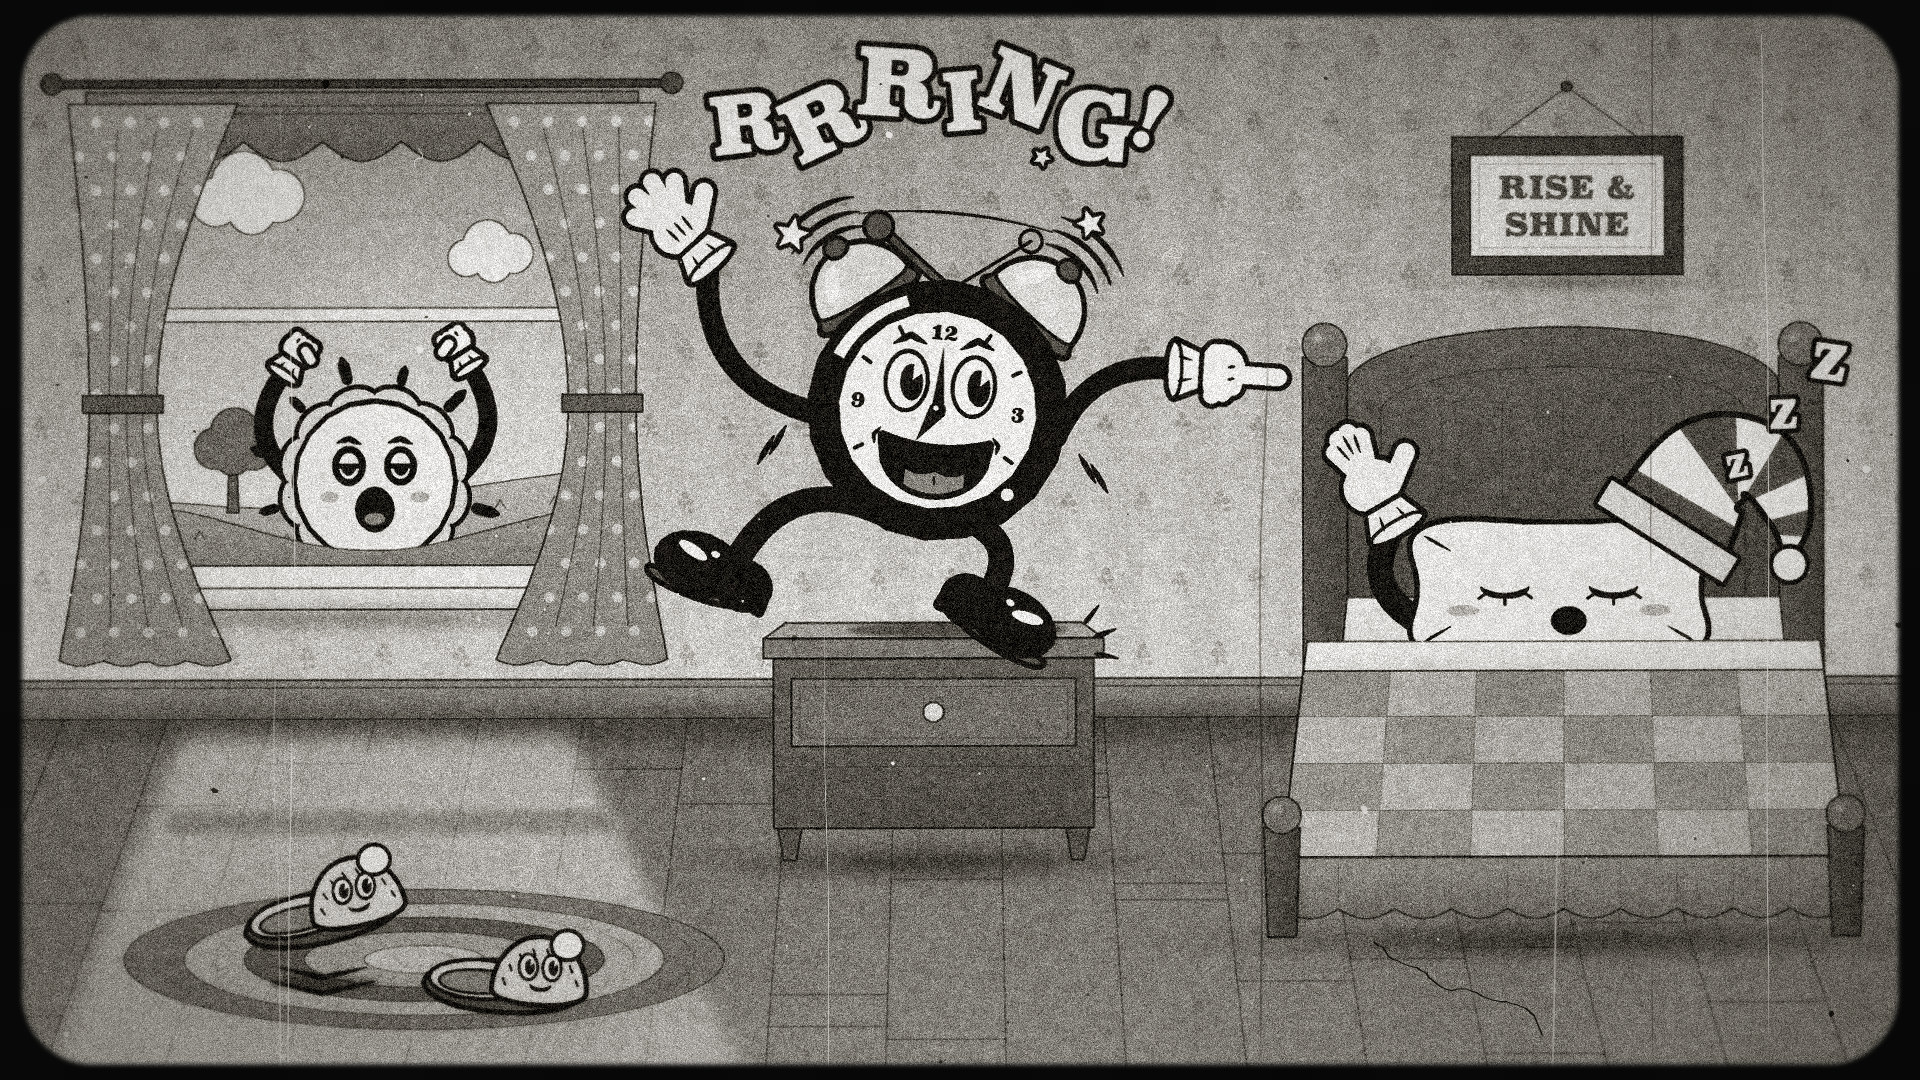

Write Python code to recreate this figure.
"""Example (1930s black-and-white rubber-hose cartoon): Seven O'Clock / 早晨的闹钟 — a frame from an old cartoon
short, printed on worn film. Seven o'clock in a little bedroom: the twin-bell alarm clock has leapt up on the
nightstand to ring, one shoe on tiptoe and one kicked out, waving a white glove and pointing at the bed; the
striker smears between the bells and "RRRING!" bounces overhead. In the bed a pillow in a striped night-cap snores
on and holds up a glove -- five more minutes. The sun, yawning, stretches its arms over the hills outside the
window, and a pair of slippers on the braided rug is already dancing. Grey gouache background, inked and painted
cels, pie-cut eyes, rubber-hose limbs; then lens softness, grain, gate weave, a rounded gate, scratches, dust and
a hair in the gate. No image model.
python3 rubberhose_morning.py [out.png] [--stages DIR]
"""
import os, sys
sys.path.insert(0, os.path.join(os.path.dirname(os.path.abspath(__file__)), '..', 'lib'))
import numpy as np
from rubberhose import RubberHose, ellipse_pts, WHITE, LIGHT, BLACK

out = sys.argv[1] if len(sys.argv) > 1 and not sys.argv[1].startswith('--') else 'rubberhose_morning.png'
stages = sys.argv[sys.argv.index('--stages') + 1] if '--stages' in sys.argv else None

rh = RubberHose(1920, 1080, seed=11)

# ---- background: painted once on board, in grey gouache
FLOOR = 720
rh.wall(FLOOR)
rh.floor(FLOOR)
win = rh.window(120, 110, 600, 590, valley=372, horizon=528)
rh.valance(84, 636, 92, 146)
rh.curtain(66, 236, 104, 660, 404, 'left')
rh.curtain(484, 654, 104, 660, 404, 'right')
beam = [(178, 736), (566, 736), (742, 1080), (40, 1080)]           # the sunbeam through the window
rh.light(beam, 0.45, 9)
rh.light([(170, 812), (600, 812), (612, 834), (160, 834)], -0.2, 4)  # shadow of the sash rail across it
rh.rug(420, 960, 300, 70)
stand_top = rh.nightstand(770, 1090, 640, 830, 862)
bed = rh.bed(1300, 1820, 330, 600, 860, 940)
rh.sampler(1450, 140, 1680, 278, ['RISE &', 'SHINE'])
rh.stage('layout', view='layout')
rh.stage('background', view='background')

# ---- the actors, roughed out in pencil (back to front)
rh.sun(372, 482, 78, clip='window',
       arms=[dict(side=-1, at=(282, 372), bend=-30, pose='fist'), dict(side=1, at=(466, 366), bend=30, pose='fist')])

rh.pillow(1556, 592, 320, 146, tilt=0.0, clip='bed',
          arm=dict(at=(1392, 528), bend=-26, pose='palm', angle=-2.1, flip=-1))

clock = rh.alarm_clock(
    935, 412, 125, tilt=0.1, look=(0.75, -0.15), time=(7, 0),
    legs=[dict(side=1, at=(990, 590), bend=-18, facing=1, tilt=0.55),
          dict(side=-1, at=(735, 560), bend=34, facing=-1, tilt=-0.35)],
    arms=[dict(side=-1, at=(706, 262), bend=-40, pose='open', angle=-2.3),
          dict(side=1, at=(1176, 372), bend=-26, pose='point', angle=0.05)])

rh.slipper(318, 908, 118, facing=1, tilt=-0.22)
rh.slipper(500, 978, 118, facing=1, tilt=0.06)
rh.stage('pencil')
rh.ink()
rh.stage('ink')
rh.paint()
rh.stage('paint')

# ---- effects: shake, ring, snore, hop
for bc, a in rh.bells:
    out_ang = -np.pi / 2 + a + 0.1
    rh.vibration(bc[0], bc[1], 125 * 0.42, out_ang - 0.55, out_ang + 0.55, n=3, gap=15)
for sgn in (-1, 1):
    p = clock.p(1.18 * sgn, 0.42)
    for k in range(2):
        rh.stroke([(p[0] + sgn * 12 * k, p[1] - 22 + 10 * k), (p[0] + sgn * (12 * k + 16), p[1] + 6 + 10 * k)], 5,
                  (0.3, 0.3), effect=True)
rh.star(790, 236, 17, rot=0.2)
rh.star(1088, 226, 14, rot=-0.3)
rh.star(1040, 160, 9, rot=0.5)
rh.lettering('RRRING!', [(690, 150), (935, 92), (1185, 140)], 86)
rh.zzz(1735, 470, 30)
for a in (-0.9, -0.35, 0.2):                                         # tap, tap on the tabletop
    rh.stroke([(1062 + 30 * np.cos(a), 650 + 30 * np.sin(a)), (1062 + 54 * np.cos(a), 650 + 54 * np.sin(a))], 4.5,
              (0.2, 0.5), effect=True)
for k in range(2):                                                  # the hop
    rh.stroke([(276 - 8 * k, 968 + 14 * k), (318, 978 + 16 * k), (362 + 8 * k, 968 + 14 * k)], 4.5, (0.35, 0.35),
              effect=True)
rh.shadow(955, 632, 110, 8, 0.5)
rh.shadow(320, 984, 54, 8, 0.4)
rh.shadow(504, 1000, 62, 9, 0.5)
rh.stage('effects')

# ---- shot on black-and-white film, then a hundred runs through the projector
rh.film()
rh.stage('film')
rh.age()
rh.save(out, stages_dir=stages)
print('saved', out)
